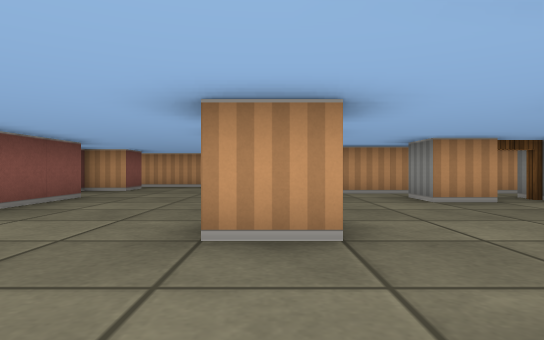
view 1 (above)

20 first-person views from a walk through a cub3D ray-caster map. The camera is about half as high as the walls, looks level and sees 75° across. The floor is counted in squares. Each view is taken from the middle of a square. On the plan, view 1 faces up. The plan holds only what a view shows up to about 9 squares ahead; the rest is blank.

view 2
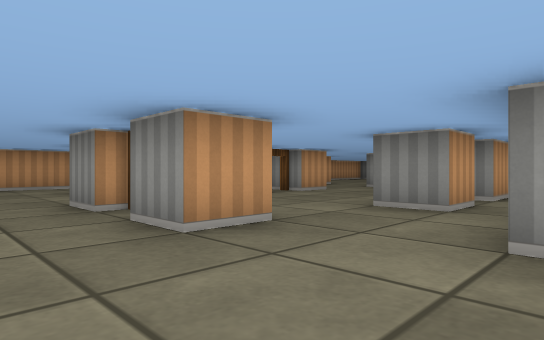

view 3
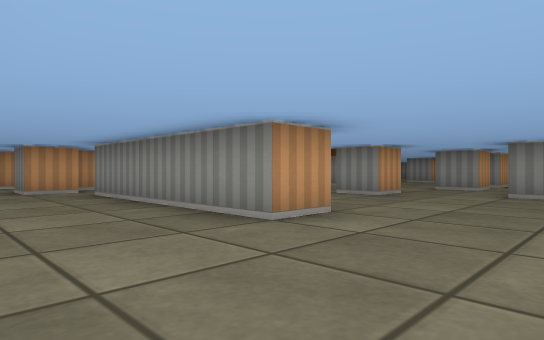

view 4
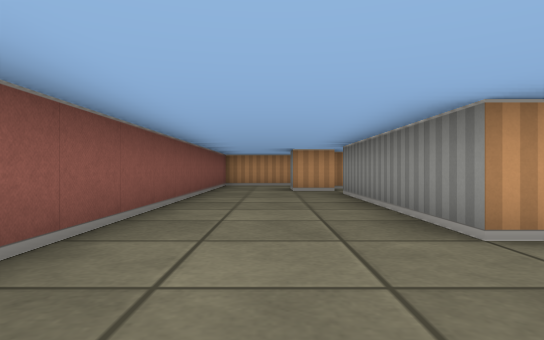

view 5
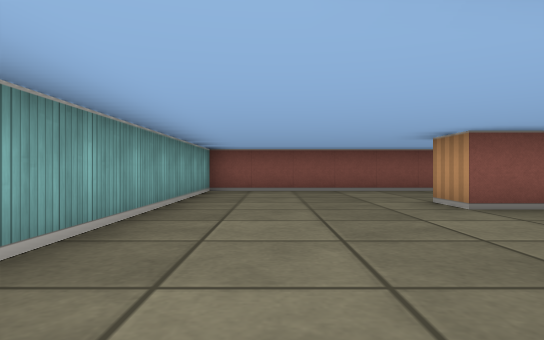

view 6
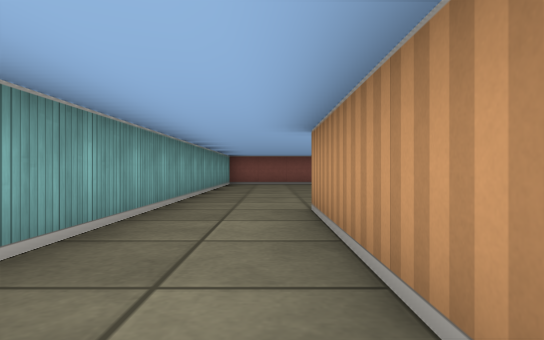

view 7
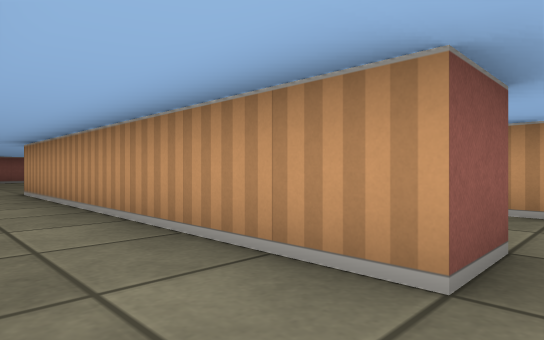

view 8
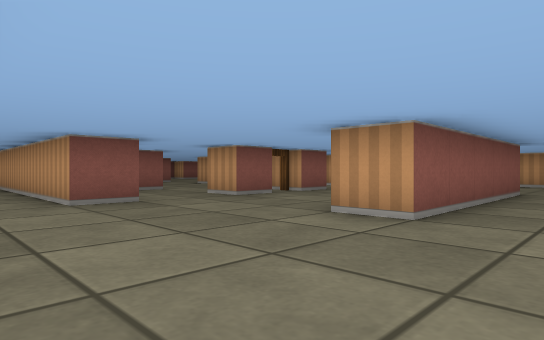

view 9
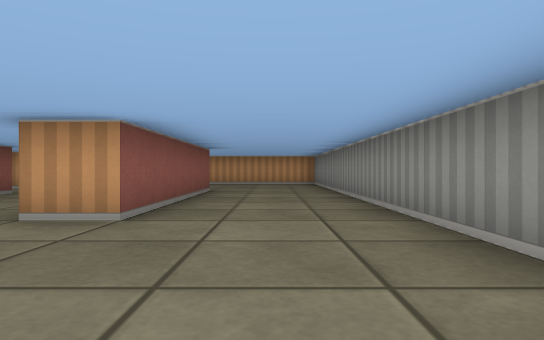

view 10
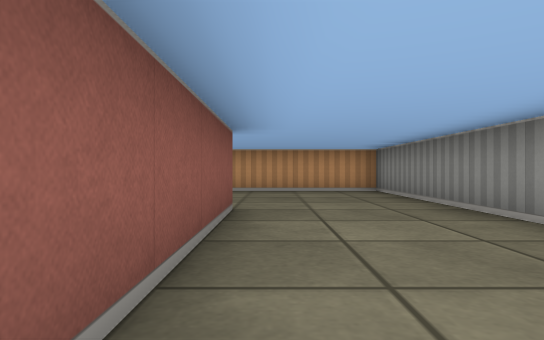

view 11
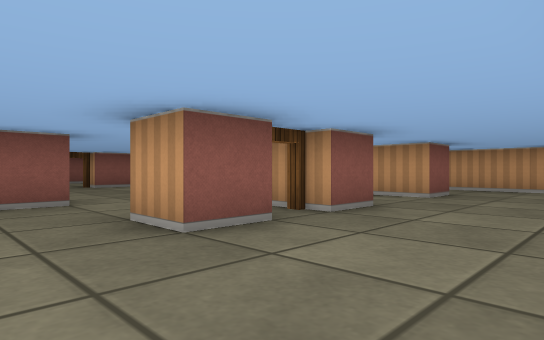

view 12
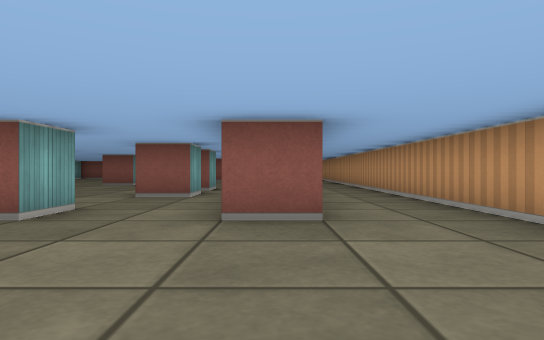

view 13
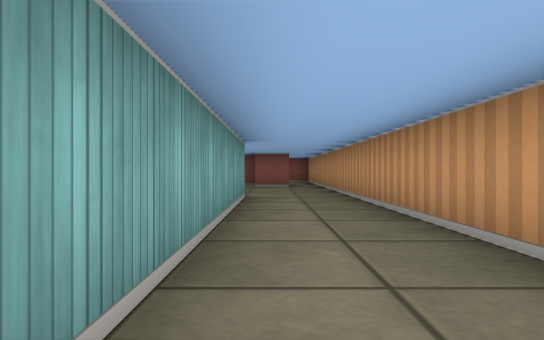

view 14
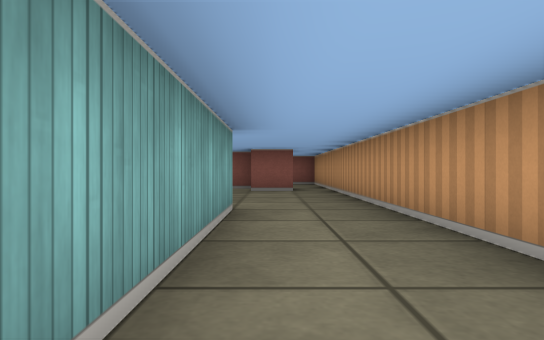

view 15
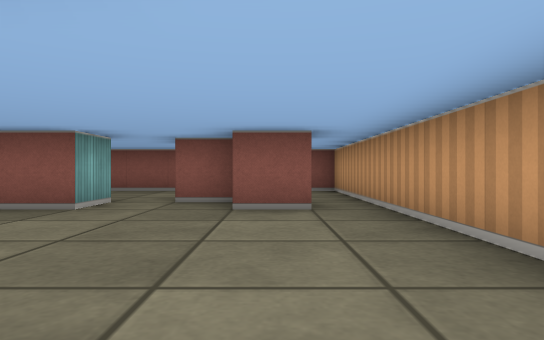

view 16
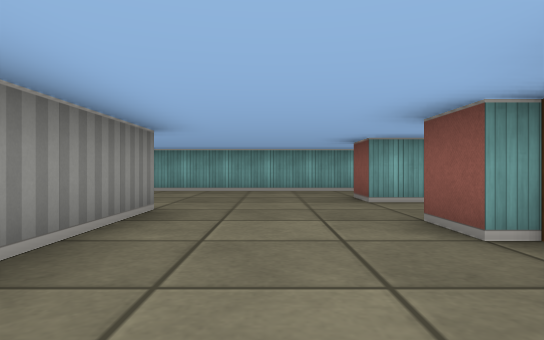

view 17
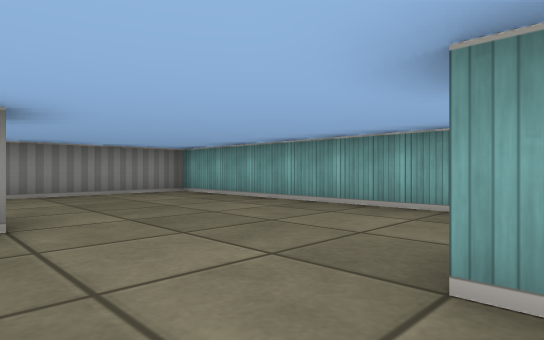

view 18
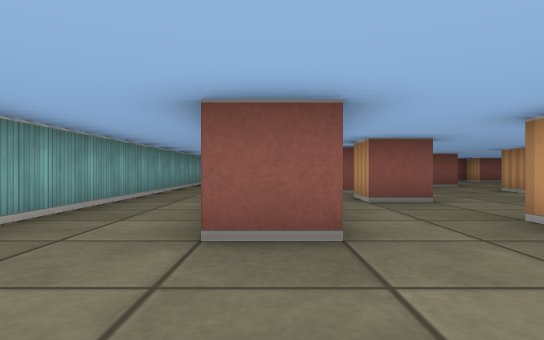

view 19
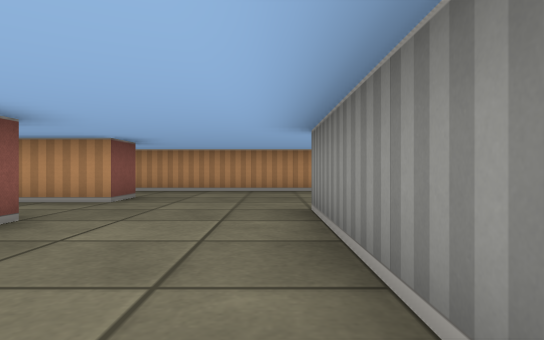

view 20
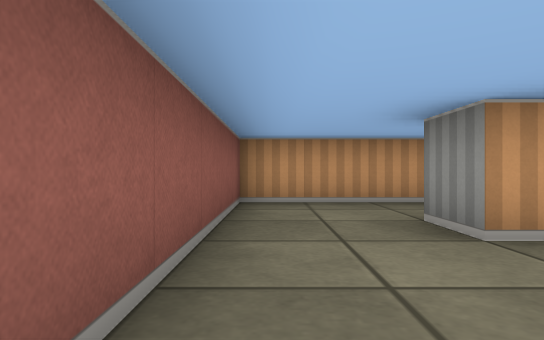

### Floor plan
Points are (right, up) in squares from view 1. A wall is a line through its corners. A room is listed if a view was taken in it or the views show most of it. See-through windows are left out.
Room 1 (views 1, 2, 3, 4, 20)
walls: (-0.5, 4.5) (-0.5, 5.5); (0.5, 2.5) (-0.5, 2.5) (-0.5, 3.5); (-3.5, 2.5) (-3.5, 1.5) (-4.5, 1.5) (-4.5, 6.5) (-3.5, 6.5) (-3.5, 4.5); (0.5, -0.1) (0.5, 0.5); (3, 6.5) (3.5, 6.5); (3.5, 5.5) (2.5, 5.5) (2.5, 6.5); (3.5, 1.5) (2.5, 1.5) (2.5, 2.5); (3, 7.5) (1.5, 7.5); (4.5, 6.5) (5.5, 6.5) (5.5, 5.5); (-3.5, 9.6) (-3.5, 8.5) (-4.5, 8.5) (-4.5, 7.5) (-5.5, 7.5) (-5.5, 8.5); (5.2, 5.5) (4.5, 5.5); (0.5, 10.5) (-5.5, 10.5); (5.5, 2.5) (5.5, 1.5) (4.5, 1.5); (5.2, 7.5) (4.8, 7.5); (-7.5, 9.5) (-7.5, -2.5) (-0.5, -2.5)
ways out: opening at (0.5, -1.5) to room 2; opening at (1, 9.5) to room 2; opening at (8, 1.5) to room 2; opening at (8, 6.5) to room 2; open door at (8, 4) to room 2; opening at (-6.5, 8.5) to room 3; opening at (-4.5, 10) to room 3; open door at (0, 4); open door at (4, 2); open door at (4, 6)
Room 2 (views 5, 6, 7, 8, 9, 10, 11, 12, 13, 14, 15, 16, 17, 18, 19)
walls: (8.5, 3.5) (8.5, 2.5) (7.5, 2.5); (7.5, 5.5) (8.5, 5.5) (8.5, 4.5); (12.5, 6.5) (12.5, 1.5) (11.5, 1.5) (11.5, 6.5); (7.6, 0.5) (8.5, 0.5) (8.5, -0.5) (0.5, -0.5); (8.5, 8.6) (8.5, 7.5) (7, 7.5); (0.5, 8.5) (6.4, 8.5); (-0.5, -2.5) (15.5, -2.5) (15.5, 10.5) (0.5, 10.5)
ways out: opening at (0.5, -1.5) to room 1; opening at (1, 9.5) to room 1; opening at (8, 1.5) to room 1; opening at (8, 6.5) to room 1; open door at (8, 4) to room 1
Room 3 (no view inside)
walls: (-5.5, 10.5) (-7.5, 10.5) (-7.5, 9.5)
ways out: opening at (-6.5, 8.5) to room 1; opening at (-4.5, 10) to room 1

Where each view was taken, in squares from view 1:
view 1: 0 up, 0 right, facing up
view 2: 0 up, 2 left, facing up-right
view 3: 1 down, 7 left, facing up-right
view 4: 1 down, 6 left, facing up
view 5: 1 down, 1 right, facing left
view 6: 1 down, 5 right, facing left
view 7: 2 down, 9 right, facing up-left
view 8: 2 down, 14 right, facing up-left
view 9: 2 down, 14 right, facing up
view 10: 2 up, 13 right, facing up
view 11: 1 up, 11 right, facing up-left
view 12: 8 up, 12 right, facing left
view 13: 9 up, 7 right, facing left
view 14: 9 up, 5 right, facing left
view 15: 9 up, 1 right, facing left
view 16: 6 up, 10 right, facing down
view 17: 2 up, 8 right, facing down-right
view 18: 0 up, 11 right, facing left
view 19: 2 up, 11 right, facing up
view 20: 5 up, 7 left, facing up
